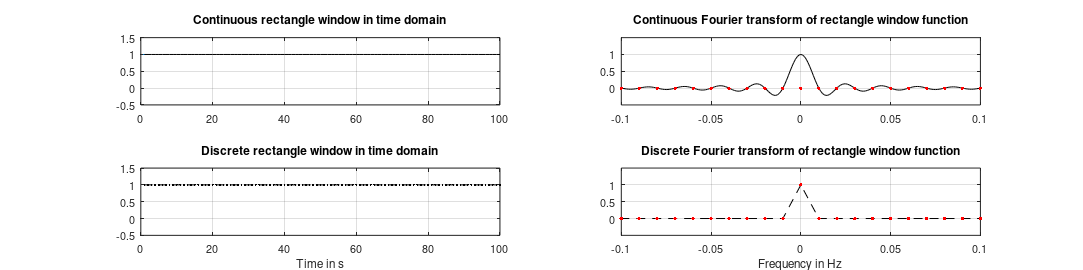
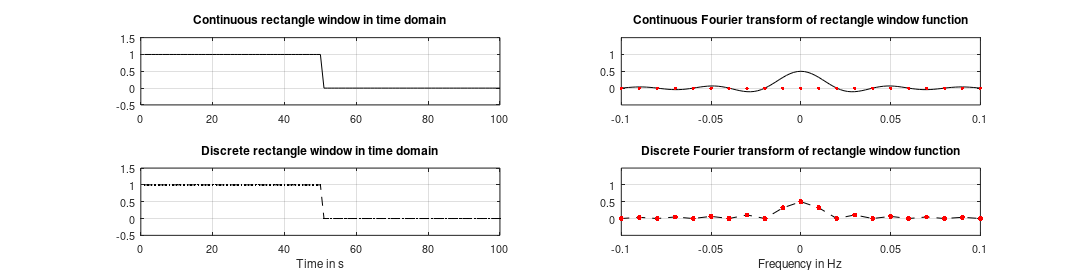

Here is the MATLAB script that generated these plots, in order:
clc
clear
close all
    
fs          = 1;
t           = 1/fs : 1/fs : 100;
df          = 1 / max(t);
[m, n]      = size(t);
f           = linspace(0, fs/2, n / 2 + 1);
f           = [-flipdim(f(2 : end - 1), 2) f];

%% Plot 1

FigureHandle        = figure (...
                            'PaperPositionMode', 'manual', ...
                            'PaperUnits', 'points', ... 
                            'PaperSize', [1000 250], ...  
                            'PaperPosition', [0 0 1000 250], ...
                            ...
                            'Units', 'Points', ...
                            'Position', [0 0 1000 250]);
                                
% Sinc
fs_s        = 10;
t_s         = (1/fs_s : 1/fs_s : 100) - 100 / 2;
[m_s, n_s]  = size(t_s);
f_s     	= linspace(0, fs/2, n_s / 2 + 1);
f_s         = [-flipdim(f_s(2 : end - 1), 2) f_s];

x       = ones(m, n);
X       = fft(x);
X       = [-X(n / 2 + 2 : end) X(1 : n / 2 + 1)];

subplot(2, 2, 1)
plot(1, 1)
hold on
plot(t, x, 'k')
ylim([-0.5 1.5])
title('Continuous rectangle window in time domain')
grid on

subplot(2, 2, 3)
plot(t, x, 'k--')
hold on
plot(t, x, 'k.')
ylim([-0.5 1.5])
title('Discrete rectangle window in time domain')
xlabel('Time in s')
grid on

subplot(2, 2, 2)
plot(f_s, sin(t_s * pi) ./ (t_s * pi), 'k')
hold on
plot(f, zeros(numel(f)), 'r.', 'MarkerSize', 10)
xlim([-0.1 0.1]);
ylim([-0.5 1.5])
set(gca, 'YTick', [0 0.5 1])
title('Continuous Fourier transform of rectangle window function')
grid on

subplot(2, 2, 4)
plot(f, abs(X) / numel(x), 'k--');
hold on
plot(f, abs(X) / numel(x), 'r.', 'MarkerSize', 10);
xlim([-0.1 0.1]);
ylim([-0.5 1.5])
set(gca, 'YTick', [0 0.5 1])
title('Discrete Fourier transform of rectangle window function')
xlabel('Frequency in Hz')
grid on

%% Plot 2



FigureHandle        = figure (...
                            'PaperPositionMode', 'manual', ...
                            'PaperUnits', 'points', ... 
                            'PaperSize', [1000 250], ...  
                            'PaperPosition', [0 0 1000 250], ...
                            ...
                            'Units', 'Points', ...
                            'Position', [0 0 1000 250]);

fs          = 1;
t           = 1/fs : 1/fs : 100;
df          = 1 / max(t);
[m, n]      = size(t);
f           = linspace(0, fs/2, n / 2 + 1);
f           = [-flipdim(f(2 : end - 1), 2) f];

% Sinc
fs_s        = 10;
t_s         = (1/fs_s : 1/fs_s : 50) - 50 / 2;
[m_s, n_s]  = size(t_s);
f_s     	= linspace(0, fs/2, n_s / 2 + 1);
f_s         = [-flipdim(f_s(2 : end - 1), 2) f_s];  

x           = [ones(m, 0.5 * n) zeros(m, 0.5 * n)];
X           = fft(x);
X           = [-X(n / 2 + 2 : end) X(1 : n / 2 + 1)];

subplot(2, 2, 1)
plot(t, x, 'k')
hold on
ylim([-0.5 1.5])
title('Continuous rectangle window in time domain')
grid on

subplot(2, 2, 3)
plot(t, x, 'k--')
hold on
plot(t, x, 'k.')
ylim([-0.5 1.5])
title('Discrete rectangle window in time domain')
xlabel('Time in s')
grid on

subplot(2, 2, 2)
plot(f_s, sin(t_s * pi) ./ (t_s * pi * 2), 'k')
hold on
plot(f, zeros(numel(f)), 'r.', 'MarkerSize', 10)
xlim([-0.1 0.1]);
ylim([-0.5 1.5])
set(gca, 'YTick', [0 0.5 1])
title('Continuous Fourier transform of rectangle window function')
grid on

subplot(2, 2, 4)
plot(f, abs(X) / numel(x), 'k--');
hold on
plot(f, abs(X) / numel(x), 'r.', 'MarkerSize', 15);
xlim([-0.1 0.1]);
ylim([-0.5 1.5])
set(gca, 'YTick', [0 0.5 1])
title('Discrete Fourier transform of rectangle window function')
xlabel('Frequency in Hz')
grid on
